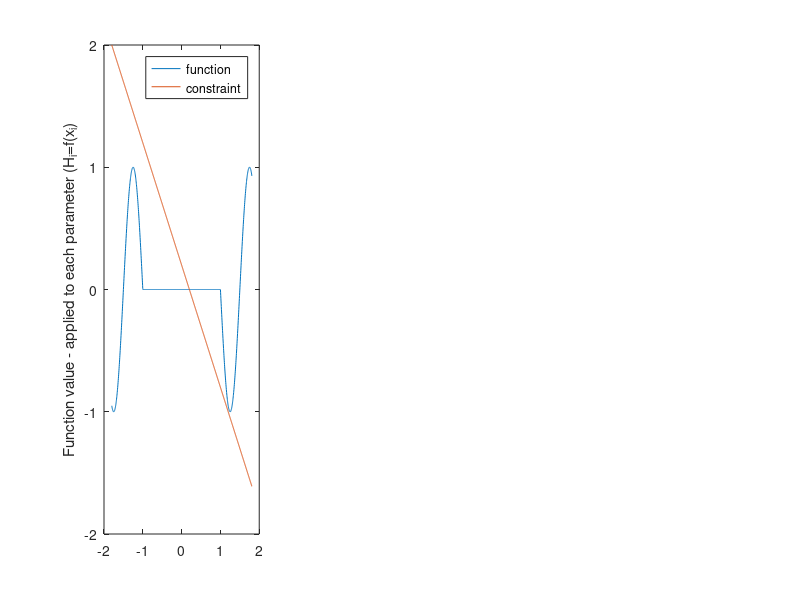

Write MATLAB code to recreate this figure. (Note: this script raises an error after producing the figure.)
% Presentation of the multiple-degenerate type example

foo=@(ax) [sin((abs(ax+1)-abs(ax-1)-2*ax)*pi);-sum(ax,1)+0.2;];

ax=linspace(-1.8,1.81,1000);
figure(1),clf,
subplot(1,3,1)
plot(ax,foo(ax))
legend({'function', 'constraint'})

ylabel('Function value - applied to each parameter (H_i=f(x_i)')
hold on

mdbmoptions=mdbmset();
mdbmoptions.zerotreshold=1e-10;
mdbmoptions.refinetype='object';
mdbmoptions.isconstrained=1;
mdbmoptions.interporder=1;


ax=[];
for k=1:3 %increaseing the parameter dimension
    ax(k).val=linspace(-1.8,1.81,5);
    
    subplot(1,3,k)
    hold on
    mdbm_sol=mdbm(ax,foo,5-k,mdbmoptions);
    
    plotobject=plot_mdbm(mdbm_sol,[],[],0:2);
    set(plotobject,'LineWidth',0.5)
    if k==3
        view(110,27)
%         shading interp
    end
end
